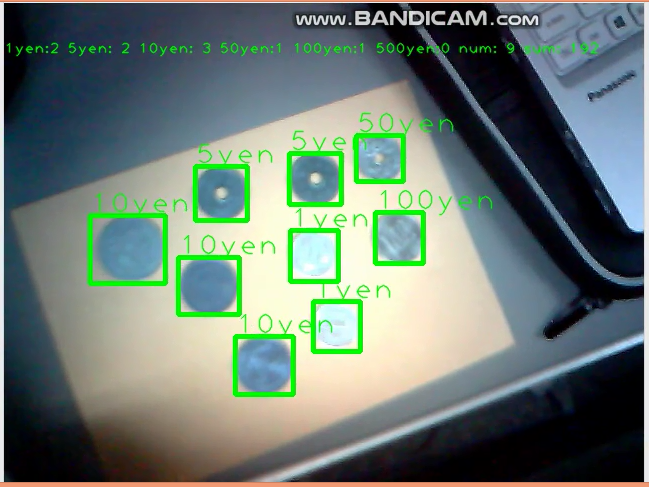
#> input picture sam.PNG, 649 x 487 px, given in place of the camera
$ jupyter execute --allow-errors coin_rec.ipynb   (shell and % lines are left out)   (older library calls are emulated)
#> lines starting #> are read from the running program, lines starting #| are printed output that depends on the picture; after the words box and inside, x2 and y2 are one past the last pixel; in counts of white or black regions, pixels touching at a corner belong together
[cell 1]
import cv2
import numpy as np
import matplotlib.pyplot as plt
import pickle
from scipy import stats
from PIL import Image, ImageTk,ImageDraw, ImageFont
import os
import sys
import tensorflow as tf
import tflearn
from tflearn.layers.core import input_data,dropout,fully_connected
from tflearn.layers.conv import conv_2d,max_pool_2d
from tflearn.layers.normalization import local_response_normalization
from tflearn.layers.estimator import regression

[cell 2]
# Create a black image, a window
img = np.zeros((300,512,3), np.uint8)
cv2.namedWindow('image')


# 学習に用いる縮小画像のサイズ
sw = 64
sh = 64

#コインの認識用パラメータ（HチャンネルとSチャンネルとを二値化するための条件）
hmin = 34
hmax = 115
smin = 30

#rectangleの大きさ
min_size=900
max_size=5000


def getImageVector(img):
    # 白い領域(ピクセル値が0でない領域)の座標を集める
    nonzero = cv2.findNonZero(img)
    # その領域を囲う四角形の座標と大きさを取得
    xx, yy, ww, hh = cv2.boundingRect(nonzero)
    # 白い領域を含む最小の矩形領域を取得
    img_nonzero = img[yy:yy+hh, xx:xx+ww]
    # 白い領域を(sw, sh)サイズに縮小するための準備
    img_small = np.zeros((sh, sw), dtype=np.uint8)
    # 画像のアスペクト比を保ったまま、白い領域を縮小してimg_smallにコピーする
    if 1*hh < ww*1 and hh > 0:
        htmp = int(sw*hh/ww)
        if htmp>0:
            img_small_tmp = cv2.resize(img_nonzero, (sw, htmp), interpolation=cv2.INTER_LINEAR)
            img_small[(sh-htmp)//2:(sh-htmp)//2+htmp, 0:sw] = img_small_tmp
    elif 1*hh >= ww*1 and ww > 0:
        wtmp = int(sh*ww/hh)
        if wtmp>0:
            img_small_tmp = cv2.resize(img_nonzero, (wtmp, sh), interpolation=cv2.INTER_LINEAR)
            img_small[0:sh, (sw-wtmp)//2:(sw-wtmp)//2+wtmp] = img_small_tmp
    # 0...1の範囲にスケーリングしてからリターンする
    return np.array([img_small.ravel()/255.])

# VideoCapture オブジェクトを取得します
capture = cv2.VideoCapture(0)
capture.set(5, 15)   # FPS

i=0

[cell 3]
tf.reset_default_graph()
#> (this line was passed over: tensorflow is not available in this run)
#> further down, frame is the input picture: shape (487, 649, 3); mean B, G, R 114.8, 123.2, 107.7
#> `hsv = cv2.cvtColor(frame, cv2.COLOR_BGR2HSV)`: hsv: shape (487, 649, 3); mean H, S, V 77, 97, 135.6
#> `h_channel = hsv_channels[0]`:
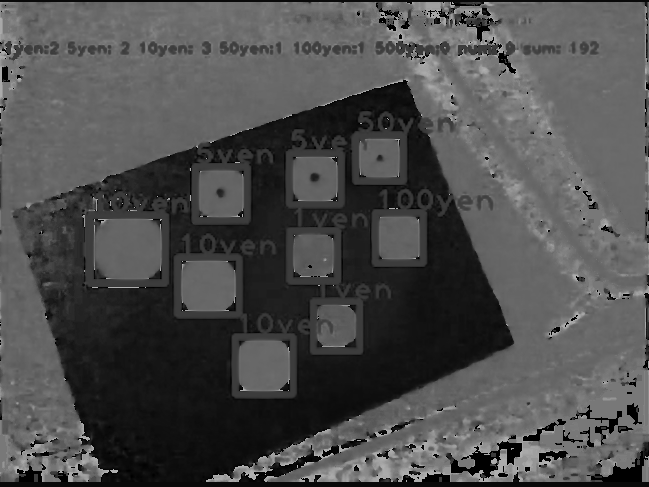
#> h_channel: shape (487, 649); min 0, max 179, mean 77
#> `s_channel = hsv_channels[1]`:
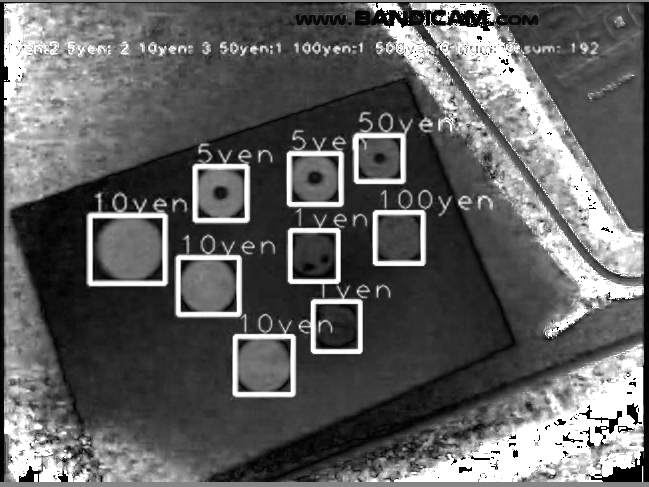
#> s_channel: shape (487, 649); min 0, max 255, mean 97
#> `ret,h_binary = cv2.threshold(h_binary_, hmax, 255, cv2.THRESH_TOZERO_I..`:
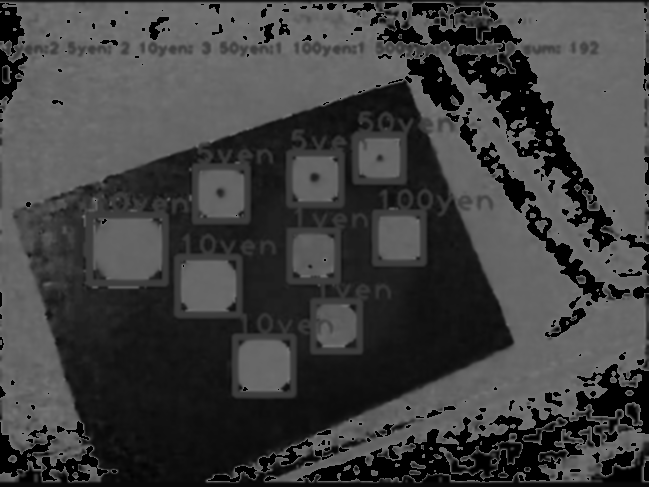
#> h_binary: shape (487, 649); min 0, max 115, mean 63.8
#> `ret,h_binary = cv2.threshold(h_binary_, hmax, 255, cv2.THRESH_TOZERO_I..`: ret = 115
#> `ret,h_binary = cv2.threshold(h_binary, hmin, 255, cv2.THRESH_BINARY)`:
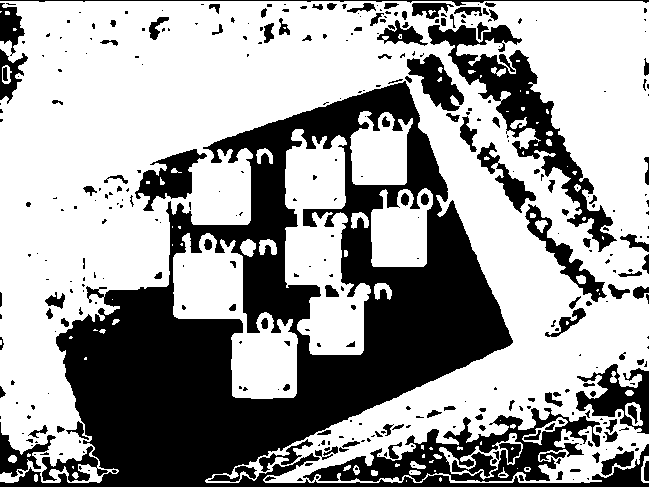
#> h_binary: shape (487, 649); 62.7% white; 376 black regions (243 under 20 px), largest, box (x1, y1, x2, y2) and area: (0, 81, 649, 487) 79077, (428, 25, 617, 252) 7950, (303, 408, 600, 482) 7119
#> `ret,h_binary = cv2.threshold(h_binary, hmin, 255, cv2.THRESH_BINARY)`: ret = 34
#> `binary=cv2.bitwise_not(h_binary)`: binary: shape (487, 649); 37.3% white; 376 white regions (243 under 20 px)
#> `_,contours,_ = cv2.findContours(binary, cv2.RETR_EXTERNAL, cv2.CHAIN_A..`: contours = 324 contours, 236 with area under 20; largest, box (x1, y1, x2, y2) and area: (0, 81, 649, 487) 107524, (303, 408, 600, 482) 8896, (428, 25, 617, 252) 7812, (576, 364, 649, 434) 2470, (135, 149, 207, 211) 1858
#> (the rest of this cell did not finish here and is left out)

#> (a cell that did not finish here is left out)

#> (a cell that did not finish here is left out)

#> (a cell that did not finish here is left out)
